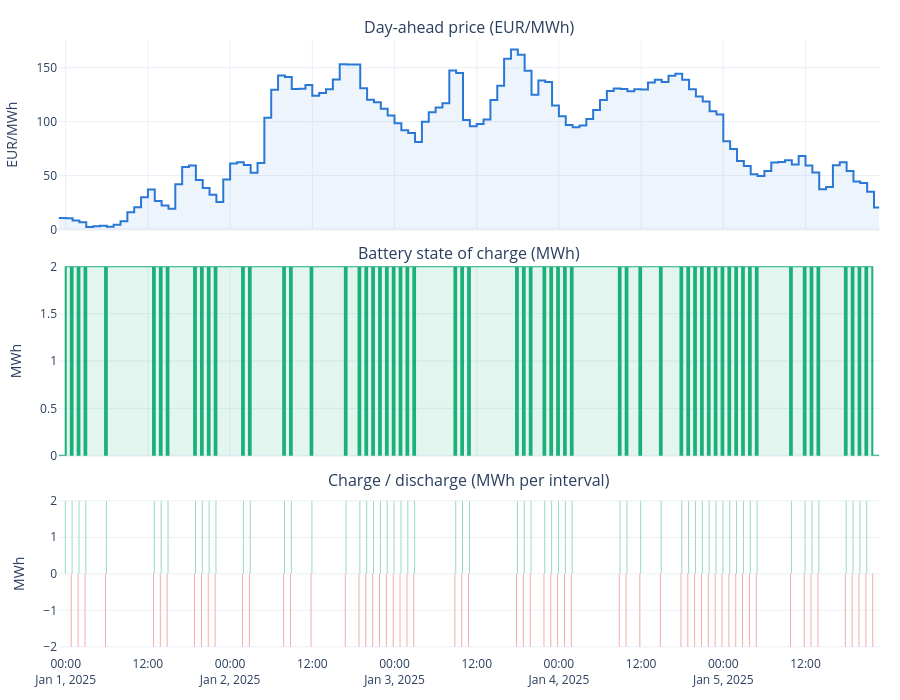

Notebook source saved alongside this figure:
### Code cell
fig = make_subplots(
    rows=3, cols=1,
    shared_xaxes=True,
    row_heights=[0.35, 0.35, 0.3],
    vertical_spacing=0.06,
    subplot_titles=("Day-ahead price (EUR/MWh)", "Battery state of charge (MWh)", "Charge / discharge (MWh per interval)"),
)
 
# --- price ---
fig.add_trace(
    go.Scatter(x=df["dates"], y=df["price"], mode="lines", name="Price",
               line=dict(color="#2a78d6", width=2, shape="hv"),
               fill="tozeroy", fillcolor="rgba(42,120,214,0.08)"),
    row=1, col=1,
)
 
# --- state of charge ---
fig.add_trace(
    go.Scatter(x=df["dates"], y=df["soc_mwh"], mode="lines", name="SoC",
               line=dict(color="#1baf7a", width=2, shape="hv"),
               fill="tozeroy", fillcolor="rgba(27,175,122,0.12)"),
    row=2, col=1,
)
 
# --- charge (positive) / discharge (negative, for visual contrast) ---
fig.add_trace(
    go.Bar(x=df["dates"], y=df["charge_mwh"], name="Charge", marker_color="#1baf7a"),
    row=3, col=1,
)
fig.add_trace(
    go.Bar(x=df["dates"], y=-df["discharge_mwh"], name="Discharge", marker_color="#e34948"),
    row=3, col=1,
)
 
fig.update_layout(
    height=700,
    showlegend=False,
    bargap=0,
    margin=dict(t=40, r=20, l=50, b=40),
    template="plotly_white",
)
fig.update_yaxes(title_text="EUR/MWh", row=1, col=1)
fig.update_yaxes(title_text="MWh", range=[0, 2], row=2, col=1)
fig.update_yaxes(title_text="MWh", row=3, col=1)
 
fig.show()
fig.show(renderer="browser")  # uncomment to open in browser
# fig.write_html("bess_dispatch.html")  # uncomment to save as a standalone interactive file

### Figure 1 — Plotly figure (JSON) as saved in the notebook; plotly's stock layout.template omitted (floating-point values rounded to 4 significant figures; data arrays with more than 128 entries replaced by an {"elided": "..."} marker saying what was removed)
{"data": [{"fill": "tozeroy", "fillcolor": "rgba(42,120,214,0.08)", "line": {"color": "#2a78d6", "shape": "hv", "width": 2}, "mode": "lines", "name": "Price", "type": "scatter", "x": {"elided": "480 str values"}, "xaxis": "x", "y": {"elided": "480 float values"}, "yaxis": "y"}, {"fill": "tozeroy", "fillcolor": "rgba(27,175,122,0.12)", "line": {"color": "#1baf7a", "shape": "hv", "width": 2}, "mode": "lines", "name": "SoC", "type": "scatter", "x": {"elided": "480 str values"}, "xaxis": "x2", "y": {"elided": "480 float values"}, "yaxis": "y2"}, {"marker": {"color": "#1baf7a"}, "name": "Charge", "type": "bar", "x": {"elided": "480 str values"}, "xaxis": "x3", "y": {"elided": "480 float values"}, "yaxis": "y3"}, {"marker": {"color": "#e34948"}, "name": "Discharge", "type": "bar", "x": {"elided": "480 str values"}, "xaxis": "x3", "y": {"elided": "480 float values"}, "yaxis": "y3"}], "layout": {"annotations": [{"font": {"size": 16}, "showarrow": false, "text": "Day-ahead price (EUR/MWh)", "x": 0.5, "xanchor": "center", "xref": "paper", "y": 1, "yanchor": "bottom", "yref": "paper"}, {"font": {"size": 16}, "showarrow": false, "text": "Battery state of charge (MWh)", "x": 0.5, "xanchor": "center", "xref": "paper", "y": 0.632, "yanchor": "bottom", "yref": "paper"}, {"font": {"size": 16}, "showarrow": false, "text": "Charge / discharge (MWh per interval)", "x": 0.5, "xanchor": "center", "xref": "paper", "y": 0.264, "yanchor": "bottom", "yref": "paper"}], "bargap": 0, "height": 700, "margin": {"b": 40, "l": 50, "r": 20, "t": 40}, "showlegend": false, "xaxis": {"anchor": "y", "domain": [0, 1], "matches": "x3", "showticklabels": false}, "xaxis2": {"anchor": "y2", "domain": [0, 1], "matches": "x3", "showticklabels": false}, "xaxis3": {"anchor": "y3", "domain": [0, 1]}, "yaxis": {"anchor": "x", "domain": [0.692, 1], "title": {"text": "EUR/MWh"}}, "yaxis2": {"anchor": "x2", "domain": [0.324, 0.632], "range": [0, 2], "title": {"text": "MWh"}}, "yaxis3": {"anchor": "x3", "domain": [0, 0.264], "title": {"text": "MWh"}}}}
